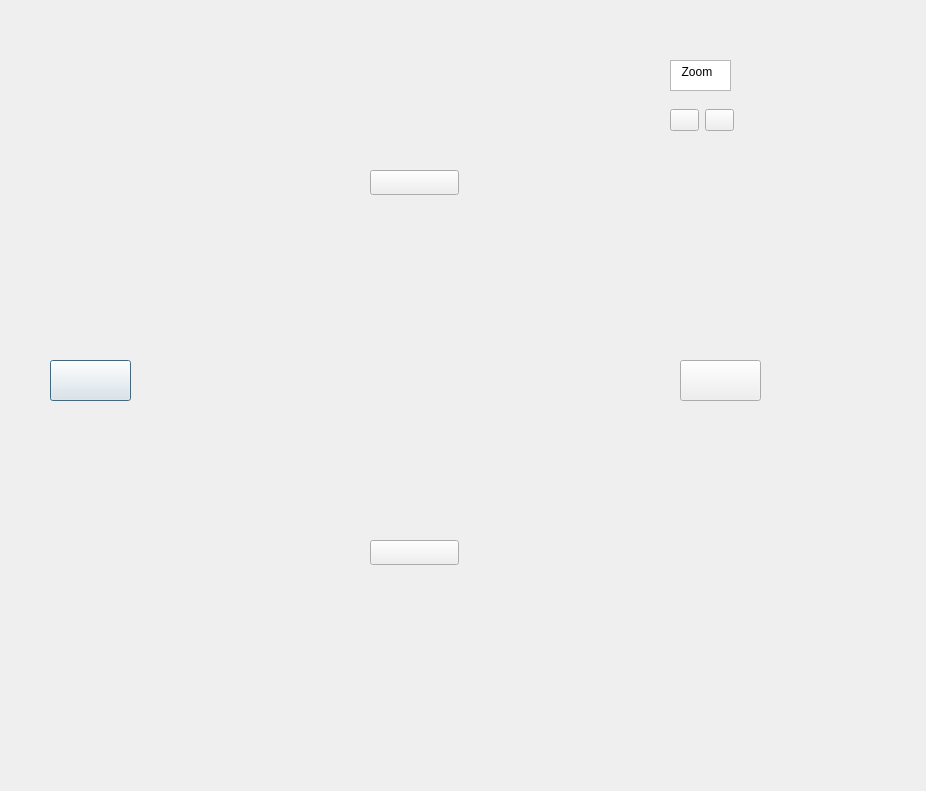
<?xml version="1.0" encoding="UTF-8"?>
<ui version="4.0">
 <class>Dialog</class>
 <widget class="QDialog" name="Dialog">
  <property name="geometry">
   <rect>
    <x>0</x>
    <y>0</y>
    <width>926</width>
    <height>791</height>
   </rect>
  </property>
  <property name="windowTitle">
   <string>Dialog</string>
  </property>
  <widget class="QPushButton" name="left">
   <property name="geometry">
    <rect>
     <x>50</x>
     <y>360</y>
     <width>81</width>
     <height>41</height>
    </rect>
   </property>
   <property name="text">
    <string/>
   </property>
   <property name="icon">
    <iconset>
     <normaloff>../../Downloads/left-arrow.png</normaloff>../../Downloads/left-arrow.png</iconset>
   </property>
   <property name="iconSize">
    <size>
     <width>20</width>
     <height>20</height>
    </size>
   </property>
  </widget>
  <widget class="QPushButton" name="right">
   <property name="geometry">
    <rect>
     <x>680</x>
     <y>360</y>
     <width>81</width>
     <height>41</height>
    </rect>
   </property>
   <property name="text">
    <string/>
   </property>
   <property name="icon">
    <iconset>
     <normaloff>../../Downloads/right-arrow.png</normaloff>../../Downloads/right-arrow.png</iconset>
   </property>
   <property name="iconSize">
    <size>
     <width>20</width>
     <height>20</height>
    </size>
   </property>
  </widget>
  <widget class="QPushButton" name="up">
   <property name="geometry">
    <rect>
     <x>370</x>
     <y>170</y>
     <width>89</width>
     <height>25</height>
    </rect>
   </property>
   <property name="text">
    <string/>
   </property>
   <property name="icon">
    <iconset>
     <normaloff>../../Downloads/right.png</normaloff>../../Downloads/right.png</iconset>
   </property>
   <property name="iconSize">
    <size>
     <width>20</width>
     <height>20</height>
    </size>
   </property>
  </widget>
  <widget class="QPushButton" name="down">
   <property name="geometry">
    <rect>
     <x>370</x>
     <y>540</y>
     <width>89</width>
     <height>25</height>
    </rect>
   </property>
   <property name="text">
    <string/>
   </property>
   <property name="icon">
    <iconset>
     <normaloff>../../Downloads/arrow.png</normaloff>../../Downloads/arrow.png</iconset>
   </property>
   <property name="iconSize">
    <size>
     <width>20</width>
     <height>20</height>
    </size>
   </property>
  </widget>
  <widget class="QWidget" name="horizontalLayoutWidget">
   <property name="geometry">
    <rect>
     <x>670</x>
     <y>100</y>
     <width>64</width>
     <height>41</height>
    </rect>
   </property>
   <layout class="QHBoxLayout" name="horizontalLayout">
    <item>
     <widget class="QPushButton" name="zoomin">
      <property name="text">
       <string/>
      </property>
      <property name="icon">
       <iconset>
        <normaloff>../../Downloads/plus.png</normaloff>../../Downloads/plus.png</iconset>
      </property>
     </widget>
    </item>
    <item>
     <widget class="QPushButton" name="zoomout">
      <property name="text">
       <string/>
      </property>
      <property name="icon">
       <iconset>
        <normaloff>../../Downloads/minus.png</normaloff>../../Downloads/minus.png</iconset>
      </property>
     </widget>
    </item>
   </layout>
  </widget>
  <widget class="QPlainTextEdit" name="plainTextEdit">
   <property name="geometry">
    <rect>
     <x>670</x>
     <y>60</y>
     <width>61</width>
     <height>31</height>
    </rect>
   </property>
   <property name="plainText">
    <string>  Zoom</string>
   </property>
  </widget>
 </widget>
 <resources/>
 <connections/>
</ui>
